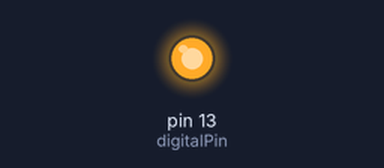
The sketch below on a simulated Arduino Uno, built with avr-gcc and run on an emulated ATmega328P. Parts: output pins drawn as LEDs (lit = HIGH).

Above: at 0.5 s.
At 5.0 s:
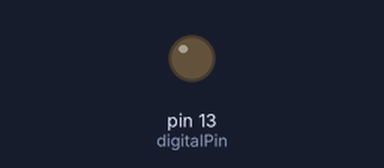
Timing chart, 0 to 6.9 s (numbered marks = the images above):
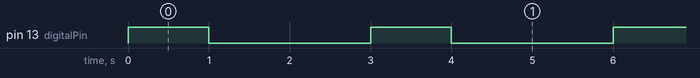

The sketch:

arduinoFile.ino
```cpp
int digitalPin = 13;

void setup() {
  // Set the pin as an output pin.
  pinMode(digitalPin, OUTPUT);
}

void loop() {
  // Set the pin HIGH
  digitalWrite(digitalPin, HIGH);
  delay(1000);

  // Set the pin LOW
  digitalWrite(digitalPin, LOW);
  delay(2000);
}
```

Measured:
- by itself, pin 13 (digitalPin): alternates HIGH for 1.0 s and LOW for 2.0 s
